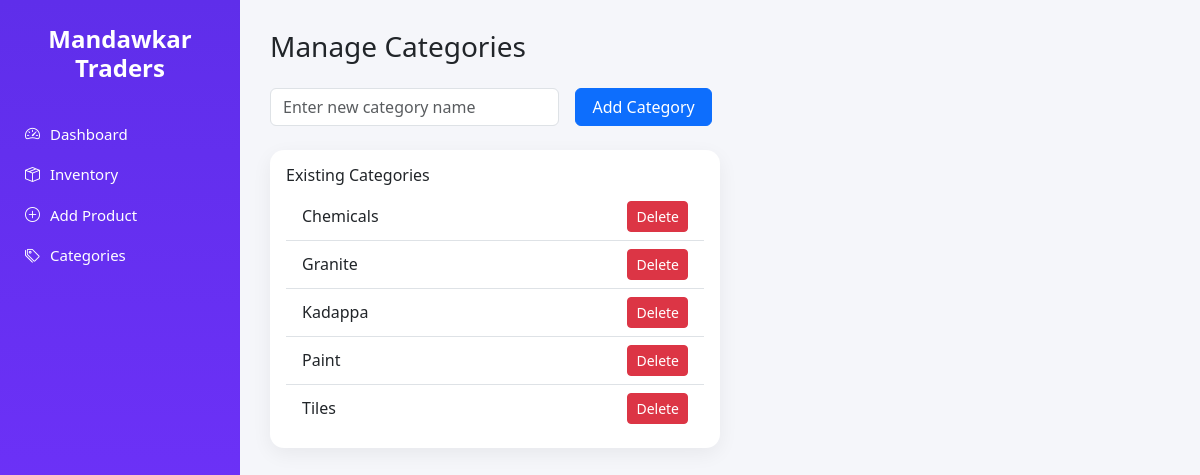
The page /categories on the database as committed earlier.
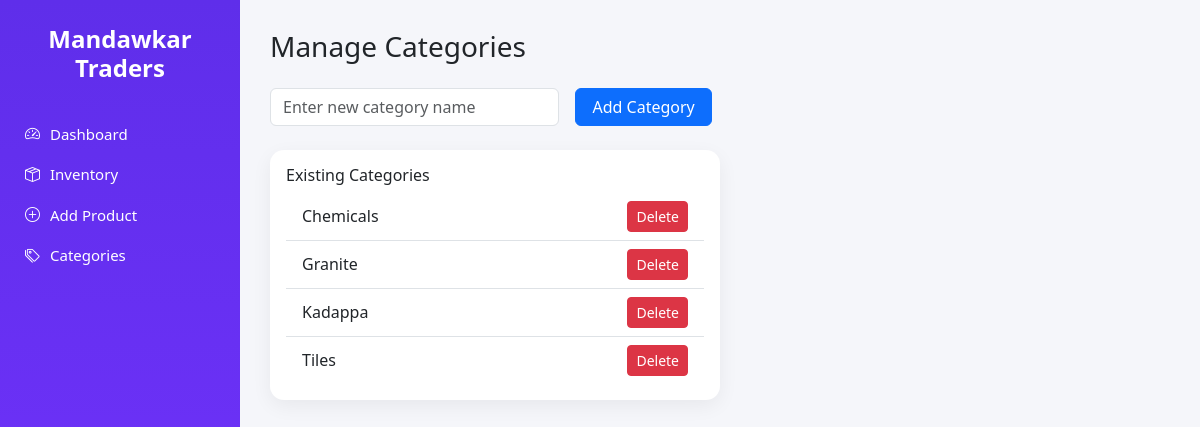
The same page on the database as committed later.
### tables this page shows
CREATE TABLE categories (
            id INTEGER PRIMARY KEY AUTOINCREMENT,
            name TEXT UNIQUE NOT NULL
        );

### app.py (the view, shortened to what this page needs)
@app.route("/categories", methods=["GET", "POST"])
def categories():
    conn = get_connection()
    cursor = conn.cursor()
    error = None
    if request.method == "POST" and "add" in request.form:
        cursor.execute(
            "INSERT OR IGNORE INTO categories (name) VALUES (?)",
            (request.form["name"].strip(),)
        )
        conn.commit()
    cursor.execute("SELECT * FROM categories ORDER BY name")
    categories = cursor.fetchall()
    conn.close()
    return render_template("categories.html", categories=categories, error=error)

### utils/db.py (called while the page is built)
def get_connection():
    return sqlite3.connect(DB_NAME)

### templates/categories.html (shortened to what this page needs)
{% extends "base.html" %}
{% block content %}
<h3 class="mb-4">Manage Categories</h3>
<form method="POST" class="row g-3 mb-4">
    <div class="col-md-4">
        <input
            name="name"
            class="form-control"
            placeholder="Enter new category name"
            required>
    </div>
    <div class="col-md-2">
        <button class="btn btn-primary w-100">Add Category</button>
    </div>
</form>
<div class="card p-3 w-50">
    <h6>Existing Categories</h6>
    <ul class="list-group list-group-flush">
        {% for c in categories %}
        <li class="list-group-item d-flex justify-content-between align-items-center">
            {{ c[1] }}
            <form method="POST"
                  onsubmit="return confirm('Are you sure you want to delete this category?');"
                  style="margin:0;">
                <button class="btn btn-sm btn-danger">Delete</button>
            </form>
        </li>
        {% endfor %}
    </ul>
</div>
{% endblock %}

Rows that differ between the two databases and show on the page:
removed categories: name "Paint"
